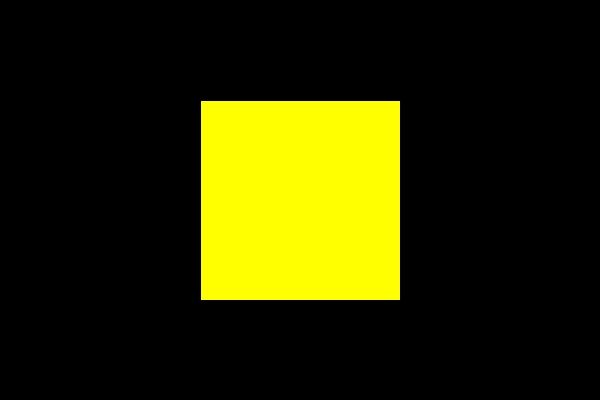
Frame 1 (no input)
Frame 60 (the mouse pressed at the canvas centre just before this capture): identical to frame 1, image omitted
Frame 120 (the mouse held since frame 60 and released just before this capture): identical to frame 1, image omitted

The Processing sketch that drew this single still picture (run headless with seeded random() and noise(); from frame 60 on, the mouse is pressed at the canvas centre):

// Processing sketch: processing_81815
// ── processing_81815.pde

void setup() { 
  size(600, 400);
}
void draw() { 

  background(0); 

  if ((mouseX<300) && (mouseY<200)) { 
    // if we're in the top left, set the fill colour to yellow
    fill(255, 255, 0);
  } 
  else if ((mouseX>300) && (mouseY<200)) { 
    // if we're in the top right, set the fill colour to blue
    fill(0, 0, 255);
  } 
  else if ((mouseX<200) && (mouseY>200)) {
    // if we're in the bottom left, set the fill colour the cyan
    fill(0, 255, 255);
  } 
  else if ((mouseX>200) && (mouseY>200)) {
    // if we're in the bottom right, set the fill colour to red
    fill(255, 0, 0);
  }
  
  // draw a rectangle 
  rect(200, 100, 200, 200);
}
